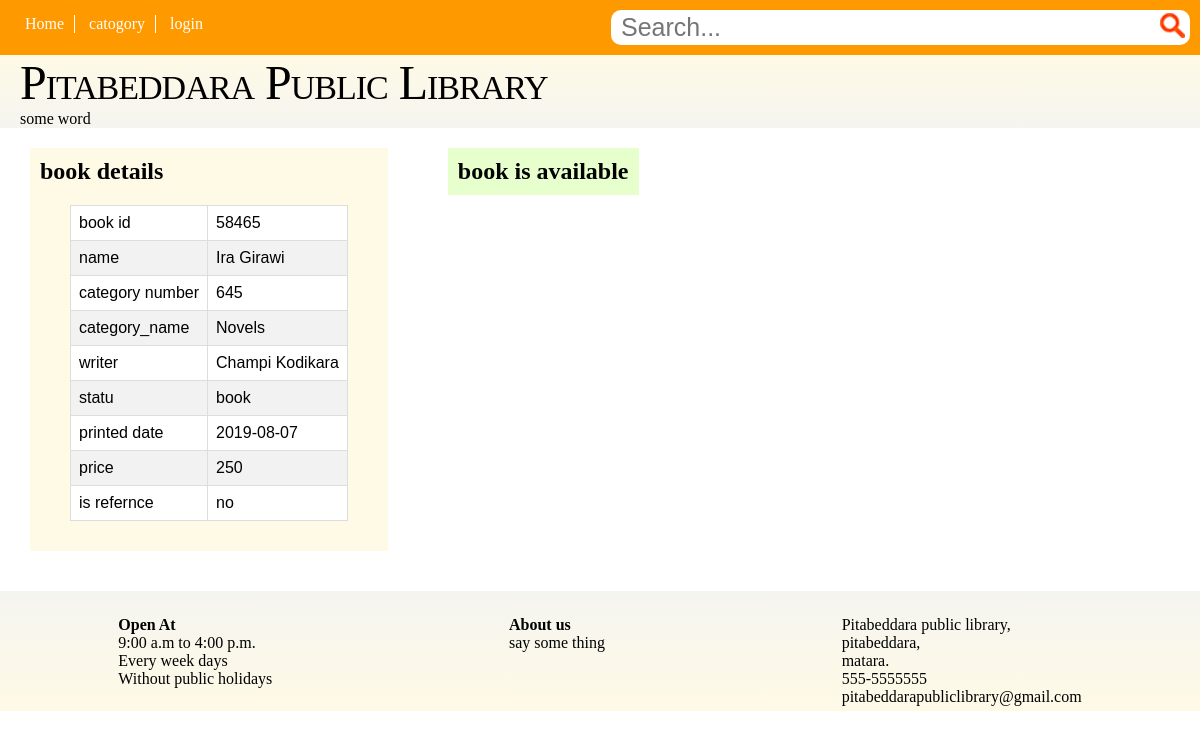
The app's page /php/book_profile.php?id=58465 with its own data.
### tables this page shows
CREATE TABLE IF NOT EXISTS `book` (
  `id` varchar(5) NOT NULL,
  `name` varchar(50) DEFAULT NULL,
  `category_number` varchar(15) DEFAULT NULL,
  `writer` varchar(50) DEFAULT NULL,
  `statu` varchar(15) DEFAULT NULL,
  `printed_date` varchar(10) DEFAULT NULL,
  `price` float DEFAULT NULL,
  `reference` varchar(3) NOT NULL,
  PRIMARY KEY (`id`)
);

CREATE TABLE IF NOT EXISTS `category` (
  `category_number` varchar(15) NOT NULL,
  `category_name` varchar(50) NOT NULL,
  PRIMARY KEY (`category_number`,`category_name`)
);

### php/book_profile.php (the view, shortened to what this page needs)
<?php require_once('../connection/tempconn.php'); ?>
<?php
	$error=array();
	$job_position='';
	$book_id='';
	if(isset($_GET['id'])){
		$book_id=$_GET['id'];
	}else{
		$error[]="didn't passed id details...";
	}
	$display_profile='';
	$display_transactions='';
	$privete_detail_query="SELECT id,name,category_number,writer,statu,printed_date,price,reference FROM book WHERE id='{$book_id}' LIMIT 1";
	$transactions_detail_query="SELECT member_id,book_id,issued_date,issued_by,due_date FROM transactions WHERE book_id='{$book_id}' and (return_date IS NULL or return_date='') limit 1";
	$privete_detail=mysqli_query($admin_conn,$privete_detail_query);
	$transactions_detail=mysqli_query($admin_conn,$transactions_detail_query);
	if ($privete_detail) {
		while($detail=mysqli_fetch_assoc($privete_detail)){
		    $id=$detail['id'];
		    $name=$detail['name'];
		    $category_number=$detail['category_number'];
		    $writer=$detail['writer'];
		    $statu=$detail['statu'];
		    $printed_date=$detail['printed_date'];
		    $price=$detail['price'];
		    $reference=$detail['reference'];
			$display_profile.='<div class="profile">';
				$display_profile.='<h2>book details</h2>';
				$display_profile.='<div class="dprofile">';
					$display_profile.='<table id="list">';
						$display_profile.='<tr><td>book id</td><td>'.$id.'</td></tr>';
						$display_profile.='<tr><td>name</td><td>'.$name.'</td></tr>';
						$display_profile.='<tr><td>category number</td><td>'.$category_number.'</td></tr>';
						$category_details="SELECT category_name FROM category WHERE category_number='{$category_number}'";
					    	$get_category_detail=mysqli_query($admin_conn,$category_details);
						    	$get_details=mysqli_fetch_assoc($get_category_detail);
						    	$display_profile.='<tr><td>category_name</td><td>'.$get_details['category_name'].'</td></tr>';
						$display_profile.='<tr><td>writer</td><td>'.$writer.'</td></tr>';
						$display_profile.='<tr><td>statu</td><td>'.$statu.'</td></tr>';
						$display_profile.='<tr><td>printed date</td><td>'.$printed_date.'</td></tr>';
						$display_profile.='<tr><td>price</td><td>'.$price.'</td></tr>';
						$display_profile.='<tr><td>is refernce</td><td>'.$reference.'</td></tr>';
					$display_profile.='</table>';
					$display_profile.='</div>';
			$display_profile.='</div>';
		}
	}
	if ($transactions_detail) {
		if (mysqli_num_rows($transactions_detail)==1) {
			$display_transactions.='<div class="trance">';
				$display_transactions.='<h2>book is not available</h2><br>';
				if ($job_position=="admin" or $job_position=="assistant"){
					$display_transactions.='<br><h2>transactions details</h2>';
					while($detail=mysqli_fetch_assoc($transactions_detail)){
						$member_id=$detail['member_id'];
						$book_id=$detail['book_id'];
						$issued_date=$detail['issued_date'];
						$issued_by=$detail['issued_by'];
					    $due_date=$detail['due_date'];
					    $date_due_date=date_create($due_date);
					    $today=date('Y-m-d');
					    $date_today=date_create($today);
						$diff=date_diff($date_today,$date_due_date);
						if ($date_today<$date_due_date) {
					    	$display_transactions.='<table id="list">';
					    }else{
						   	$display_transactions.='<table id="rlist">';
						}
							$display_transactions.='<tr><td>member id</td><td><a href="member_profile.php?id='.$member_id.'">'.$member_id.'</a></td></tr>';
							$display_transactions.='<tr><td>issued date</td><td>'.$issued_date.'</td></tr>';
						    $display_transactions.='<tr><td>issued by</td><td><a href="staff_profile.php?id='.$issued_by.'">'.$issued_by.'</a></td></tr>';
						    $display_transactions.='<tr><td>due date</td><td>'.$due_date.'</td></tr>';
						    $display_transactions.='<tr><td colspan="2">'.$diff->format("%R%a days").'</td></tr>';
					}
					$display_transactions.='</table>';
				}
			$display_transactions.='</div>';
		}else{
			$display_transactions.='<div class="trance">';
				$display_transactions.='<h2>book is available</h2>';
			$display_transactions.='</div>';
		}
	}
?>
<!DOCTYPE html>
<html lang="en">
<head>
	<link rel="stylesheet" type="text/css" href="../css/list.css">
</head>
<body>
	<div>
		<?php require_once('header.php'); ?>
		<?php require_once('banner.php'); ?>
	</div>
	<?php
		echo $display_profile;
		echo $display_transactions;
	?>
	<div class="includeone">
		<?php require_once('footer.php') ?>
	</div>
</body>
</html>

### css/list.css (style rules this page uses)
* { margin: 0; padding: 0; }
#list { font-family: "Trebuchet MS", Arial, Helvetica, sans-serif; border-collapse: collapse; background: white; margin: 20px 30px; padding: 10px; }
#list td, #list th { border: 1px solid #ddd; padding: 8px; }
#list tr:nth-child(even) { background-color: #f2f2f2; }
.profile { position: relative; cursor: pointer; display: inline-block; background: #fffae6; margin: 20px 30px; padding: 10px; }
.trance { position: relative; cursor: pointer; display: inline-block; background: #e6ffcc; margin: 20px 30px; padding: 10px; }

### css/main.css (style rules this page uses)
* { margin: 0; padding: 0; }

### records on screen
book: id "58465", name "Ira Girawi", category_number "645", category.category_name "Novels", writer "Champi Kodikara", statu "book", printed_date "2019-08-07", price "250", reference "no"
